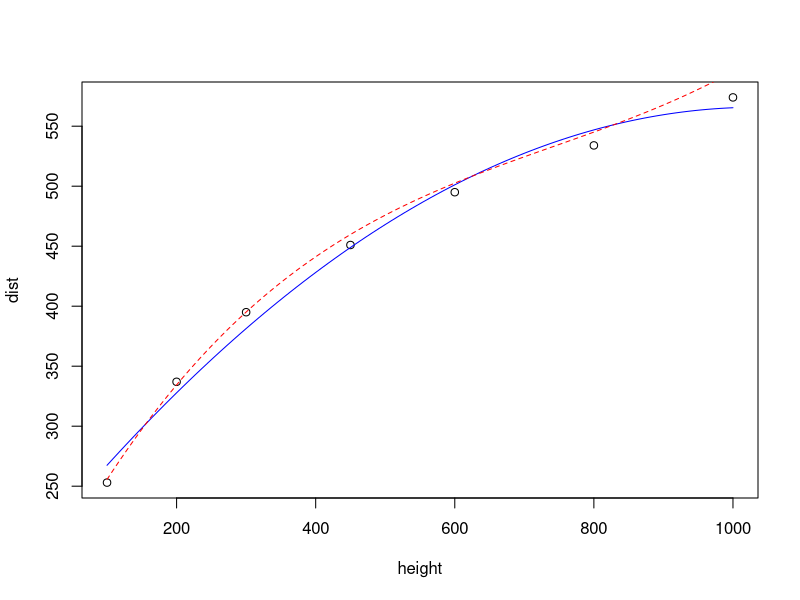

Source code (R):
#!/usr/bin/Rscript

setwd('/Users/e51141/macsrc/datasci/R')

x = c(18,23,25,35,65,54,34,56,72,19,23,42,18,39,37)
y = c(202,186,187,180,156,169,174,172,153,199,193,174,198,183,178)
xy = lm(y ~ x)
summary(xy)
n = length(y)
res = resid(xy)
s=sqrt(sum(res^2)/(n-2))
b1 = coef(xy)['x']
SE = s/sqrt(sum((x-mean(x))^2))
# now test the hypothesis that b1 = -1
t = (b1 - (-1))/SE
pt(t, n-2, lower.tail=FALSE)

cat('---- predict to produce fit values with 95% conf interval --\n')
predict(xy, data.frame(x=x), level=.9, interval="confidence")


# Quadratic regression
dist = c(253, 337,395,451,495,534,574) 
height = c(100,200,300,450,600,800,1000)
lm.2 = lm(dist ~ height + I(height^2)) 
lm.3 = lm(dist ~ height + I(height^2) + I(height^3)) 
summary(lm.2)
summary(lm.3)

pts = seq(min(height),max(height),length=100) 
quad.fit=200.211950+ .706182*pts-0.000341*pts^2 

cube.fit=155.5+1.119*pts-.001234* pts^2+ .000000555*pts^3
plot(height,dist)
lines(pts,quad.fit,lty=1,col="blue")
lines(pts,cube.fit,lty=2,col="red") 
#legend(locator(1), c("quadraticfit","cubicfit"),lty=1:2,col=c("blue","red")) 

